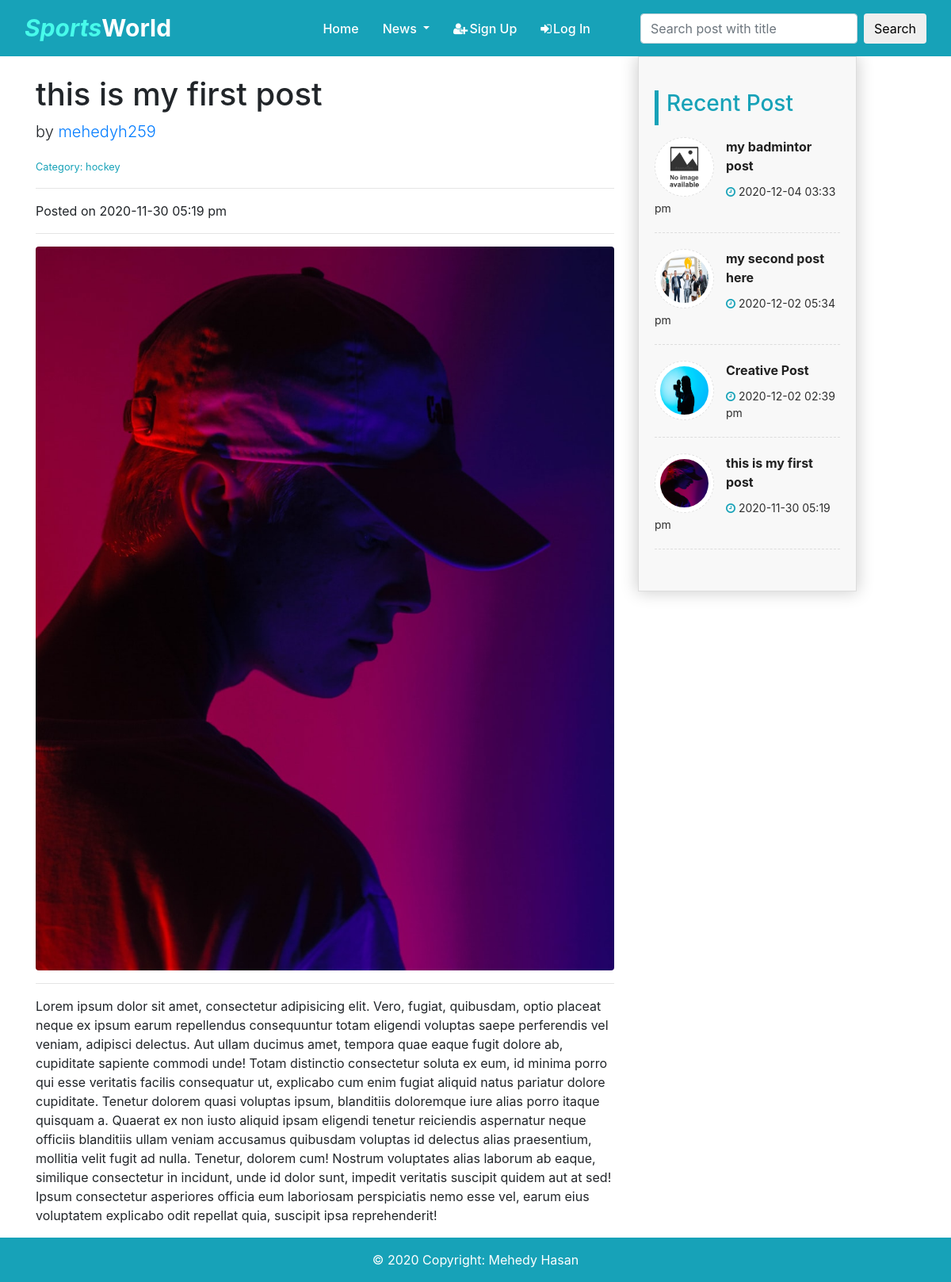
Page /singlepost?key=25 on the committed database.
### tables this page shows
CREATE TABLE `posts` (
  `id` int(11) NOT NULL,
  `title` varchar(250) NOT NULL,
  `category` varchar(50) NOT NULL,
  `image` varchar(100) NOT NULL,
  `description` varchar(10000) NOT NULL,
  `authorName` varchar(100) NOT NULL,
  `authorId` varchar(50) NOT NULL,
  `createdAt` varchar(50) NOT NULL,
  `publish` int(1) NOT NULL
);

### singlepost.php (the view)
<?php
include("includes/conn.php");
include("includes/header.php");
include("includes/menubar.php");
?>
<section class="single-post post-area">
    <div class="container">
        <div class="row">
            <div class="col-lg-8 col-md-8 mx-md-auto ">
            <?php
                $id = $_GET['key'];
                $query = mysqli_query($conn,"select * from posts where id='$id'");
                $row= mysqli_fetch_assoc($query);
                ?>
                <h1 class="mt-4"><?php echo $row['title'];  ?></h1>
                <p class="lead">
                    by
                    <a href="#"><?php echo $row['authorName'];  ?></a>
                </p>
                <p class=" text-info"><small>Category: <?php echo $row['category']; ?> </small></p>
                <hr>
                <p>Posted on <?php echo $row['createdAt'];  ?></p>
                <hr>
                <img class="post-img rounded" src="img/<?php if(!empty($row['image']))echo $row['image'];else echo'no_image.jpg' ?>" alt="">
                <hr>
                <p>
                    <?php echo $row['description'];  ?>
                </p>
                </div>
            <div class="col-lg-4">
                <?php
                include('includes/sidebar.php');
                ?>
            </div>
        </div>
    </div>
</section>
<?php
include("includes/footer.php");
?>

### includes/header.php (shortened to what this page needs)
<!DOCTYPE html>
<html lang="en">
    <head>
        <link rel="stylesheet" href="https://maxcdn.bootstrapcdn.com/bootstrap/4.0.0/css/bootstrap.min.css">
        <link rel="stylesheet" href="https://cdn.datatables.net/1.10.22/css/dataTables.bootstrap4.min.css">
        <link rel="stylesheet" href="https://stackpath.bootstrapcdn.com/font-awesome/4.7.0/css/font-awesome.min.css">
        <link type="text/css" rel="stylesheet" href="style.css">
    </head>
    <body>

### includes/menubar.php (shortened to what this page needs)
<section class="nav-area bg-info sticky-top">
    <div class="container-fluid">
        <nav class="navbar navbar-expand-lg navbar-light ">
            <a class="navbar-brand mr-50" href="index"><i>Sports</i>World</a>
            <div class="collapse navbar-collapse" id="navbarSupportedContent">
                <ul class="navbar-nav ml-auto mr-5">
                    <li class="nav-item active">
                        <a class="nav-link" href="index">Home <span class="sr-only">(current)</span></a>
                    </li>
                    <li class="nav-item dropdown">
                        <a class="nav-link  dropdown-toggle" href="#" id="navbarDropdown" role="button" data-toggle="dropdown" aria-haspopup="true" aria-expanded="false">
                            News </a>
                    </li>
                    <?php
                    if(isset($_SESSION['name'])){ ?>
                    <li class="nav-item dropdown">
                        <a class="nav-link username dropdown-toggle" href="#" id="navbarDropdown" role="button" data-toggle="dropdown" aria-haspopup="true" aria-expanded="false">
                            <i class="fa fa-user" style="margin-right:2px;" aria-hidden="true"></i>
                            <?php echo $_SESSION['name'];  ?>
                        </a>
                        <div class="dropdown-menu" aria-labelledby="navbarDropdown">
                        <?php if($_SESSION['mode']>=1){
                        echo ' <a class="dropdown-item" href="admin/index">Dashboard</a>';
                    }?>
                            <div class="dropdown-divider"></div>
                            <a class="dropdown-item" href="logout"><i class="fa fa-sign-out" style="margin-right:2px;" aria-hidden="true"></i>Log Out</a>
                        </div>
                    </li>
                    <?php }else{ ?>
                    <li class="nav-item">
                        <a class="nav-link" href="signup"><i style="margin-right:2px;" class="fa fa-user-plus" aria-hidden="true"></i>Sign Up</a>
                    </li>
                    <li class="nav-item">
                        <a class="nav-link" href="login"><i style="margin-right:2px;" class="fa fa-sign-in" aria-hidden="true"></i>Log In</a>
                    </li>
                    <?php }
                    ?>
                </ul>
                <form action="search" method="POST" class="form-inline my-2 my-lg-0">
                    <input name="search" class="form-control mr-sm-2" type="search" placeholder="Search post with title" aria-label="Search">
                    <button class="btn btn-default my-2 my-sm-0" type="submit">Search</button>
                </form>
            </div>
        </nav>
    </div>
</section>

### includes/sidebar.php (shortened to what this page needs)
   <div class="sidebar widget position-fixed">
    <h3 class="text-info">Recent Post</h3>
    <ul>
        <?php
        $query= mysqli_query($conn,"select * from posts where publish=1 order by id desc limit 4");
        while($row = mysqli_fetch_array($query)){
        ?>
        <li>
            <div class="sidebar-thumb">
                <img class="animated rollIn" src="img/<?php if(!empty($row['image']))echo $row['image'];else echo'no_image.jpg' ?>" alt="" />
            </div>
            <div class="sidebar-content">
                <h5 class="animated bounceInRight"><a href="singlepost?key=<?php echo $row['id']; ?>"><?php echo $row['title']; ?></a></h5>
            </div>
            <div class="sidebar-meta">
                <span class="time" ><i class="fa fa-clock-o"></i> <?php echo $row['createdAt']; ?></span>
            </div>
        </li>
        <?php }
        ?>
    </ul>
</div>

### includes/footer.php (shortened to what this page needs)
<footer class="page-footer font-small bg-info">
    <div class="footer-copyright text-center py-3">
        <span class="text-white">
            © 2020 Copyright: Mehedy Hasan
        </span>
    </div>
</footer>
</body>
</html>

### style.css (style rules this page uses)
* { margin: 0; padding: 0; box-sizing: border-box !important; }
body { min-height: 100vh !important; }
.navbar-light .navbar-brand { color: #fff; font-weight: 700; font-size: 30px; margin-right: 150px; }
.navbar-brand > i { color: #47faea; }
a.nav-link { color: #fff !important; font-weight: 500 !important; margin: 0 7px; }
.post-area { min-height: 83vh !important; }
.post-area h5 { margin: 0; }
.post-area h3 { color: #17a2b8 !important; margin: 10px 0px 15px; padding-bottom:10px; padding-left: 10px; border-left: 5px solid #17a2b8 !important; }
.post-img { width: 100% !important; }
.sidebar { box-shadow: 0px 0px 20px 1px rgba(0, 0, 0, 0.2); }
.sidebar.widget { background: #f8f8f8; border: 1px solid #ddd; padding: 32px 20px; max-width: 23%; }
.sidebar.widget ul { margin: 0px; padding: 0; overflow: hidden; }
.sidebar.widget ul li { overflow: hidden; font-size: 14px; margin-bottom: 20px; border-bottom: 1px dashed #ddd; padding-bottom: 20px }
.sidebar-thumb { float: left; overflow: hidden; margin-right: 15px; }
.sidebar-thumb img { background: #fff; border: 1px dashed #e0e0e0; padding: 6px; height: 75px; width: 75px; -webkit-border-radius: 100px; -moz-border-radius: 100px; border-radius: 100px; }
.sidebar-content h5 { font-size: 16px; cursor: pointer; line-height: 24px; }
.sidebar-content h5 a { color: #202020; outline: 0 none; text-decoration: none; font-weight: bold }
.sidebar-meta { margin-top: 10px; }
.sidebar-meta span { color: #2e2e2e; }
.sidebar-meta span.time { margin-right: 10px; }
.sidebar-meta span i { color: #17a2b8 !important; }

### includes/sidebar.php (style rules this page uses)
.sidebar.widget { width: 100%; }

### rows in the picture
posts: title "this is my first post", authorName "mehedyh259", category "hockey", createdAt "2020-11-30 05:19 pm", image (picture), description "Lorem ipsum dolor sit amet, consectetur adipisicing elit. Vero, fugiat, quibusdam, optio placeat neque ex ipsum earum repellendus consequuntur totam eligendi voluptas saepe perferendis vel veniam, adipisci delectus. Aut ullam ducimus amet, tempora quae eaque fugit dolore ab, cupiditate sapiente commodi unde! Totam distinctio consectetur soluta ex eum, id minima porro qui esse veritatis facilis consequatur ut, explicabo cum enim fugiat aliquid natus pariatur dolore cupiditate. Tenetur dolorem quasi voluptas ipsum, blanditiis doloremque iure alias porro itaque quisquam a. Quaerat ex non iusto aliquid ipsam eligendi tenetur reiciendis aspernatur neque officiis blanditiis ullam veniam accusamus…"
posts: title "my badmintor post", createdAt "2020-12-04 03:33 pm"
posts: image (picture), title "my second post here", createdAt "2020-12-02 05:34 pm"
posts: image (picture), title "Creative Post", createdAt "2020-12-02 02:39 pm"
